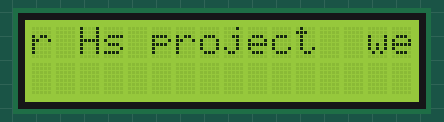
Recording of a sketch running on a simulated Arduino Uno, built with avr-gcc and run on an emulated ATmega328P. On the bench: 16×2 character LCD.

Above: at 1.1 s.
At 6.6 s:
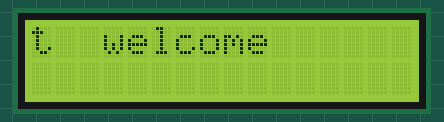
At 12.0 s:
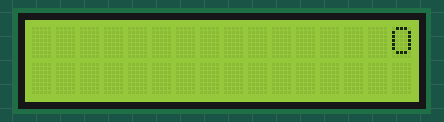
At 19.5 s:
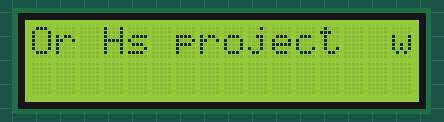
At 27.0 s:
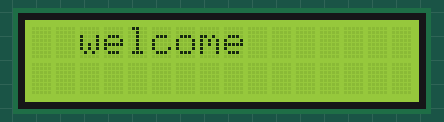
At 38.8 s:
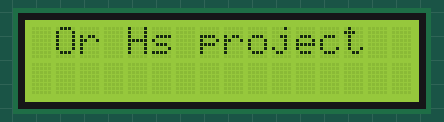

The sketch:

lcd_moving_words.ino
```cpp
#include <LiquidCrystal.h>

LiquidCrystal lcd(4, 5, 6 ,7 ,8 ,9);

void setup() {
  // set up the LCD's number of columns and rows:
  lcd.begin(16, 2);
  // Print a message to the LCD.
  lcd.print("Or Hs project  ");
    lcd.print("welcome");
  delay(1000);
}

void loop() {
  // scroll 13 positions (string length) to the left
  // to move it offscreen left:
  for (int positionCounter = 0; positionCounter < 13; positionCounter++) {
    // scroll one position left:
    lcd.scrollDisplayLeft();
    // wait a bit:
    delay(500);
  }

  // scroll 29 positions (string length + display length) to the right
  // to move it offscreen right:
  for (int i = 0; i < 29; i++) {
    // scroll one position right:
    lcd.scrollDisplayRight();
    // wait a bit:
    delay(150);
  }

  // scroll 16 positions (display length + string length) to the left
  // to move it back to center:
  for (int positionCounter = 0; positionCounter < 16; positionCounter++) {
    // scroll one position left:
    lcd.scrollDisplayLeft();
    // wait a bit:
    delay(500);
  }

  // delay at the end of the full loop:
  delay(1000);

}
```

Measured:
- what the display in image 0 shows lasts 0.5 s, from 1.1 s to 1.6 s
- what the display in image 3 shows lasts 1.5 s, from 19.4 s to 20.9 s
